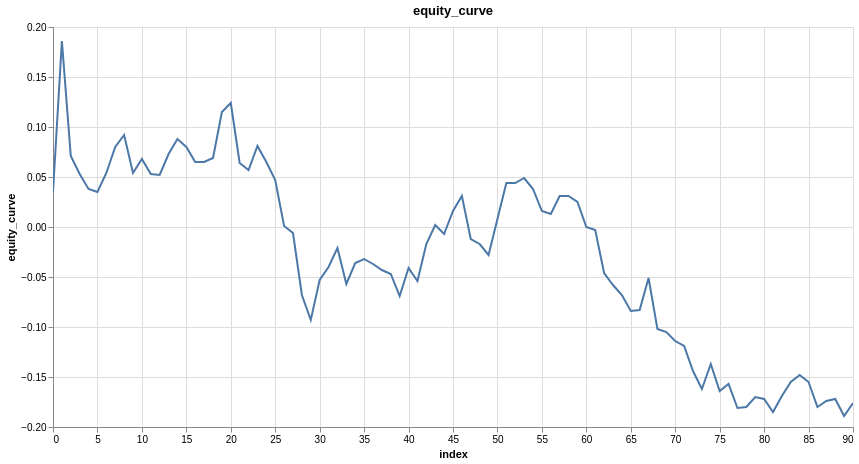

Notebook cell for this chart:
### Code cell
research.plot_column(trade_results, 'equity_curve')

### Figure 1 — Vega specification as saved in the notebook (floating-point values rounded to 4 significant figures)
{"$schema": "https://vega.github.io/schema/vega/v6.json", "data": [{"name": "param_1e9efca18e7a2868_store"}, {"name": "source_0", "values": [{"equity_curve": 0.035, "index": 0}, {"equity_curve": 0.186, "index": 1}, {"equity_curve": 0.071, "index": 2}, {"equity_curve": 0.053, "index": 3}, {"equity_curve": 0.038, "index": 4}, {"equity_curve": 0.035, "index": 5}, {"equity_curve": 0.054, "index": 6}, {"equity_curve": 0.08, "index": 7}, {"equity_curve": 0.092, "index": 8}, {"equity_curve": 0.054, "index": 9}, {"equity_curve": 0.068, "index": 10}, {"equity_curve": 0.053, "index": 11}, {"equity_curve": 0.052, "index": 12}, {"equity_curve": 0.073, "index": 13}, {"equity_curve": 0.088, "index": 14}, {"equity_curve": 0.08, "index": 15}, {"equity_curve": 0.065, "index": 16}, {"equity_curve": 0.065, "index": 17}, {"equity_curve": 0.069, "index": 18}, {"equity_curve": 0.115, "index": 19}, {"equity_curve": 0.124, "index": 20}, {"equity_curve": 0.064, "index": 21}, {"equity_curve": 0.057, "index": 22}, {"equity_curve": 0.081, "index": 23}, {"equity_curve": 0.065, "index": 24}, {"equity_curve": 0.047, "index": 25}, {"equity_curve": 0.001, "index": 26}, {"equity_curve": -0.006, "index": 27}, {"equity_curve": -0.068, "index": 28}, {"equity_curve": -0.093, "index": 29}, {"equity_curve": -0.053, "index": 30}, {"equity_curve": -0.04, "index": 31}, {"equity_curve": -0.021, "index": 32}, {"equity_curve": -0.057, "index": 33}, {"equity_curve": -0.036, "index": 34}, {"equity_curve": -0.032, "index": 35}, {"equity_curve": -0.037, "index": 36}, {"equity_curve": -0.043, "index": 37}, {"equity_curve": -0.047, "index": 38}, {"equity_curve": -0.069, "index": 39}, {"equity_curve": -0.041, "index": 40}, {"equity_curve": -0.054, "index": 41}, {"equity_curve": -0.017, "index": 42}, {"equity_curve": 0.002, "index": 43}, {"equity_curve": -0.007, "index": 44}, {"equity_curve": 0.016, "index": 45}, {"equity_curve": 0.031, "index": 46}, {"equity_curve": -0.012, "index": 47}, {"equity_curve": -0.017, "index": 48}, {"equity_curve": -0.028, "index": 49}, {"equity_curve": 0.008, "index": 50}, {"equity_curve": 0.044, "index": 51}, {"equity_curve": 0.044, "index": 52}, {"equity_curve": 0.049, "index": 53}, {"equity_curve": 0.038, "index": 54}, {"equity_curve": 0.016, "index": 55}, {"equity_curve": 0.013, "index": 56}, {"equity_curve": 0.031, "index": 57}, {"equity_curve": 0.031, "index": 58}, {"equity_curve": 0.025, "index": 59}, {"equity_curve": 0.0, "index": 60}, {"equity_curve": -0.003, "index": 61}, {"equity_curve": -0.046, "index": 62}, {"equity_curve": -0.058, "index": 63}, {"equity_curve": -0.068, "index": 64}, {"equity_curve": -0.084, "index": 65}, {"equity_curve": -0.083, "index": 66}, {"equity_curve": -0.051, "index": 67}, {"equity_curve": -0.102, "index": 68}, {"equity_curve": -0.105, "index": 69}, {"equity_curve": -0.114, "index": 70}, {"equity_curve": -0.119, "index": 71}, {"equity_curve": -0.144, "index": 72}, {"equity_curve": -0.162, "index": 73}, {"equity_curve": -0.137, "index": 74}, {"equity_curve": -0.164, "index": 75}, {"equity_curve": -0.157, "index": 76}, {"equity_curve": -0.181, "index": 77}, {"equity_curve": -0.18, "index": 78}, {"equity_curve": -0.17, "index": 79}, {"equity_curve": -0.172, "index": 80}, {"equity_curve": -0.185, "index": 81}, {"equity_curve": -0.169, "index": 82}, {"equity_curve": -0.155, "index": 83}, {"equity_curve": -0.148, "index": 84}, {"equity_curve": -0.155, "index": 85}, {"equity_curve": -0.18, "index": 86}, {"equity_curve": -0.174, "index": 87}, {"equity_curve": -0.172, "index": 88}, {"equity_curve": -0.189, "index": 89}, {"equity_curve": -0.176, "index": 90}]}, {"name": "source_0_x_domain_index", "values": [{"min": 0, "max": 90}]}, {"name": "source_0_y_domain_equity_curve", "values": [{"min": -0.189, "max": 0.186}]}], "signals": [{"name": "unit", "value": {}, "on": [{"events": "pointermove", "update": "isTuple(group()) ? group() : unit"}]}, {"name": "param_1e9efca18e7a2868", "update": "vlSelectionResolve(\"param_1e9efca18e7a2868_store\", \"union\")"}, {"name": "param_1e9efca18e7a2868_index", "on": [{"events": [{"source": "view", "type": "dblclick"}], "update": "null"}, {"events": {"signal": "param_1e9efca18e7a2868_translate_delta"}, "update": "panLinear(param_1e9efca18e7a2868_translate_anchor.extent_x, -param_1e9efca18e7a2868_translate_delta.x / width)"}, {"events": {"signal": "param_1e9efca18e7a2868_zoom_delta"}, "update": "zoomLinear(domain(\"x\"), param_1e9efca18e7a2868_zoom_anchor.x, param_1e9efca18e7a2868_zoom_delta)"}]}, {"name": "param_1e9efca18e7a2868_equity_curve", "on": [{"events": [{"source": "view", "type": "dblclick"}], "update": "null"}, {"events": {"signal": "param_1e9efca18e7a2868_translate_delta"}, "update": "panLinear(param_1e9efca18e7a2868_translate_anchor.extent_y, param_1e9efca18e7a2868_translate_delta.y / height)"}, {"events": {"signal": "param_1e9efca18e7a2868_zoom_delta"}, "update": "zoomLinear(domain(\"y\"), param_1e9efca18e7a2868_zoom_anchor.y, param_1e9efca18e7a2868_zoom_delta)"}]}, {"name": "param_1e9efca18e7a2868_tuple", "on": [{"events": [{"signal": "param_1e9efca18e7a2868_index || param_1e9efca18e7a2868_equity_curve"}], "update": "param_1e9efca18e7a2868_index && param_1e9efca18e7a2868_equity_curve ? {unit: \"\", fields: param_1e9efca18e7a2868_tuple_fields, values: [param_1e9efca18e7a2868_index,param_1e9efca18e7a2868_equity_curve]} : null"}]}, {"name": "param_1e9efca18e7a2868_tuple_fields", "value": [{"field": "index", "channel": "x", "type": "R"}, {"field": "equity_curve", "channel": "y", "type": "R"}]}, {"name": "param_1e9efca18e7a2868_translate_anchor", "value": {}, "on": [{"events": [{"source": "scope", "type": "pointerdown"}], "update": "{x: x(unit), y: y(unit), extent_x: domain(\"x\"), extent_y: domain(\"y\")}"}]}, {"name": "param_1e9efca18e7a2868_translate_delta", "value": {}, "on": [{"events": [{"source": "window", "between": [{"source": "scope", "type": "pointerdown"}, {"source": "window", "type": "pointerup"}], "consume": true, "type": "pointermove"}], "update": "{x: param_1e9efca18e7a2868_translate_anchor.x - x(unit), y: param_1e9efca18e7a2868_translate_anchor.y - y(unit)}"}]}, {"name": "param_1e9efca18e7a2868_zoom_anchor", "on": [{"events": [{"source": "scope", "consume": true, "type": "wheel"}], "update": "{x: invert(\"x\", x(unit)), y: invert(\"y\", y(unit))}"}]}, {"name": "param_1e9efca18e7a2868_zoom_delta", "on": [{"events": [{"source": "scope", "type": "wheel", "consume": true}], "update": "pow(1.001, event.deltaY * pow(16, event.deltaMode))", "force": true}]}, {"name": "param_1e9efca18e7a2868_modify", "on": [{"events": {"signal": "param_1e9efca18e7a2868_tuple"}, "update": "modify(\"param_1e9efca18e7a2868_store\", param_1e9efca18e7a2868_tuple, true)"}]}], "marks": [{"type": "line", "name": "marks", "from": {"data": "source_0"}, "sort": {"field": "x"}, "encode": {"update": {"tooltip": {"signal": "{\"index\": format(datum[\"index\"], \"\"), \"equity_curve\": format(datum[\"equity_curve\"], \"\")}"}, "x": {"field": "index", "scale": "x"}, "y": {"field": "equity_curve", "scale": "y"}, "stroke": {"value": "#4c78a8"}, "defined": {"signal": "isValid(datum[\"index\"]) && isFinite(+datum[\"index\"]) && isValid(datum[\"equity_curve\"]) && isFinite(+datum[\"equity_curve\"])"}}}, "clip": true, "style": ["line"], "interactive": true}], "scales": [{"name": "x", "type": "linear", "domain": [{"signal": "(data(\"source_0_x_domain_index\")[0] || {}).min"}, {"signal": "(data(\"source_0_x_domain_index\")[0] || {}).max"}], "range": [0, {"signal": "width"}], "nice": true, "zero": false, "domainRaw": {"signal": "param_1e9efca18e7a2868[\"index\"]"}}, {"name": "y", "type": "linear", "domain": [{"signal": "(data(\"source_0_y_domain_equity_curve\")[0] || {}).min"}, {"signal": "(data(\"source_0_y_domain_equity_curve\")[0] || {}).max"}], "range": [{"signal": "height"}, 0], "nice": true, "zero": true, "domainRaw": {"signal": "param_1e9efca18e7a2868[\"equity_curve\"]"}}], "axes": [{"scale": "x", "domain": false, "tickCount": {"signal": "ceil(width/40)"}, "maxExtent": 0, "orient": "bottom", "minExtent": 0, "ticks": false, "zindex": 0, "aria": false, "labels": false, "gridScale": "y", "grid": true}, {"scale": "y", "aria": false, "tickCount": {"signal": "ceil(height/40)"}, "maxExtent": 0, "gridScale": "x", "grid": true, "minExtent": 0, "domain": false, "labels": false, "ticks": false, "zindex": 0, "orient": "left"}, {"scale": "x", "labelOverlap": true, "grid": false, "title": "index", "orient": "bottom", "labelFlush": true, "zindex": 0, "tickCount": {"signal": "ceil(width/40)"}}, {"scale": "y", "orient": "left", "tickCount": {"signal": "ceil(height/40)"}, "zindex": 0, "grid": false, "labelOverlap": true, "title": "equity_curve"}], "title": {"text": "equity_curve", "frame": "group"}, "background": "white", "padding": 5, "style": "cell", "height": 400, "width": 800}
